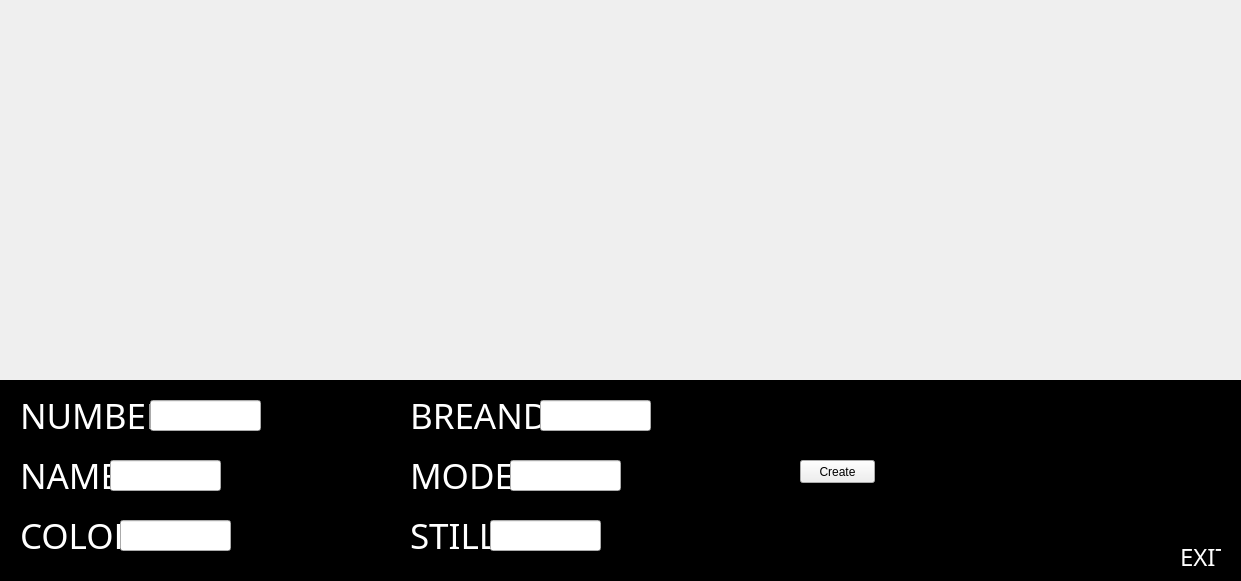
   <widget class="QWidget" name="registration" native="true">
    <property name="geometry">
     <rect>
      <x>0</x>
      <y>0</y>
      <width>1241</width>
      <height>581</height>
     </rect>
    </property>
    <widget class="QLabel" name="label_2">
     <property name="geometry">
      <rect>
       <x>0</x>
       <y>-30</y>
       <width>1241</width>
       <height>431</height>
      </rect>
     </property>
     <property name="text">
      <string/>
     </property>
     <property name="pixmap">
      <pixmap>../../Downloads/photo_2024-11-16_23-22-43.jpg</pixmap>
     </property>
    </widget>
    <widget class="QLabel" name="label_5">
     <property name="geometry">
      <rect>
       <x>0</x>
       <y>380</y>
       <width>1241</width>
       <height>201</height>
      </rect>
     </property>
     <property name="palette">
      <palette>
       <active>
        <colorrole role="WindowText">
         <brush brushstyle="SolidPattern">
          <color alpha="255">
           <red>255</red>
           <green>255</green>
           <blue>255</blue>
          </color>
         </brush>
        </colorrole>
        <colorrole role="Button">
         <brush brushstyle="SolidPattern">
          <color alpha="255">
           <red>0</red>
           <green>0</green>
           <blue>0</blue>
          </color>
         </brush>
        </colorrole>
        <colorrole role="Light">
         <brush brushstyle="SolidPattern">
          <color alpha="255">
           <red>0</red>
           <green>0</green>
           <blue>0</blue>
          </color>
         </brush>
        </colorrole>
        <colorrole role="Midlight">
         <brush brushstyle="SolidPattern">
          <color alpha="255">
           <red>0</red>
           <green>0</green>
           <blue>0</blue>
          </color>
         </brush>
        </colorrole>
        <colorrole role="Dark">
         <brush brushstyle="SolidPattern">
          <color alpha="255">
           <red>0</red>
           <green>0</green>
           <blue>0</blue>
          </color>
         </brush>
        </colorrole>
        <colorrole role="Mid">
         <brush brushstyle="SolidPattern">
          <color alpha="255">
           <red>0</red>
           <green>0</green>
           <blue>0</blue>
          </color>
         </brush>
        </colorrole>
        <colorrole role="Text">
         <brush brushstyle="SolidPattern">
          <color alpha="255">
           <red>255</red>
           <green>255</green>
           <blue>255</blue>
          </color>
         </brush>
        </colorrole>
        <colorrole role="BrightText">
         <brush brushstyle="SolidPattern">
          <color alpha="255">
           <red>255</red>
           <green>255</green>
           <blue>255</blue>
          </color>
         </brush>
        </colorrole>
        <colorrole role="ButtonText">
         <brush brushstyle="SolidPattern">
          <color alpha="255">
           <red>255</red>
           <green>255</green>
           <blue>255</blue>
          </color>
         </brush>
        </colorrole>
        <colorrole role="Base">
         <brush brushstyle="SolidPattern">
          <color alpha="255">
           <red>0</red>
           <green>0</green>
           <blue>0</blue>
          </color>
         </brush>
        </colorrole>
        <colorrole role="Window">
         <brush brushstyle="SolidPattern">
          <color alpha="255">
           <red>0</red>
           <green>0</green>
           <blue>0</blue>
          </color>
         </brush>
        </colorrole>
        <colorrole role="Shadow">
         <brush brushstyle="SolidPattern">
          <color alpha="255">
           <red>0</red>
           <green>0</green>
           <blue>0</blue>
          </color>
         </brush>
        </colorrole>
        <colorrole role="AlternateBase">
         <brush brushstyle="SolidPattern">
          <color alpha="255">
           <red>0</red>
           <green>0</green>
           <blue>0</blue>
          </color>
         </brush>
        </colorrole>
        <colorrole role="ToolTipBase">
         <brush brushstyle="SolidPattern">
          <color alpha="255">
           <red>255</red>
           <green>255</green>
           <blue>220</blue>
          </color>
         </brush>
        </colorrole>
        <colorrole role="ToolTipText">
         <brush brushstyle="SolidPattern">
          <color alpha="255">
           <red>0</red>
           <green>0</green>
           <blue>0</blue>
          </color>
         </brush>
        </colorrole>
       </active>
       <inactive>
        <colorrole role="WindowText">
         <brush brushstyle="SolidPattern">
          <color alpha="255">
           <red>255</red>
           <green>255</green>
           <blue>255</blue>
          </color>
         </brush>
        </colorrole>
        <colorrole role="Button">
         <brush brushstyle="SolidPattern">
          <color alpha="255">
           <red>0</red>
           <green>0</green>
           <blue>0</blue>
          </color>
         </brush>
        </colorrole>
        <colorrole role="Light">
         <brush brushstyle="SolidPattern">
          <color alpha="255">
           <red>0</red>
           <green>0</green>
           <blue>0</blue>
          </color>
         </brush>
        </colorrole>
        <colorrole role="Midlight">
         <brush brushstyle="SolidPattern">
          <color alpha="255">
           <red>0</red>
           <green>0</green>
           <blue>0</blue>
          </color>
         </brush>
        </colorrole>
        <colorrole role="Dark">
         <brush brushstyle="SolidPattern">
          <color alpha="255">
           <red>0</red>
           <green>0</green>
           <blue>0</blue>
          </color>
         </brush>
        </colorrole>
        <colorrole role="Mid">
         <brush brushstyle="SolidPattern">
          <color alpha="255">
           <red>0</red>
           <green>0</green>
           <blue>0</blue>
          </color>
         </brush>
        </colorrole>
        <colorrole role="Text">
         <brush brushstyle="SolidPattern">
          <color alpha="255">
           <red>255</red>
           <green>255</green>
           <blue>255</blue>
          </color>
         </brush>
        </colorrole>
        <colorrole role="BrightText">
         <brush brushstyle="SolidPattern">
          <color alpha="255">
           <red>255</red>
           <green>255</green>
           <blue>255</blue>
          </color>
         </brush>
        </colorrole>
        <colorrole role="ButtonText">
         <brush brushstyle="SolidPattern">
          <color alpha="255">
           <red>255</red>
           <green>255</green>
           <blue>255</blue>
          </color>
         </brush>
        </colorrole>
        <colorrole role="Base">
         <brush brushstyle="SolidPattern">
          <color alpha="255">
           <red>0</red>
           <green>0</green>
           <blue>0</blue>
          </color>
         </brush>
        </colorrole>
        <colorrole role="Window">
         <brush brushstyle="SolidPattern">
          <color alpha="255">
           <red>0</red>
           <green>0</green>
           <blue>0</blue>
          </color>
         </brush>
        </colorrole>
        <colorrole role="Shadow">
         <brush brushstyle="SolidPattern">
          <color alpha="255">
           <red>0</red>
           <green>0</green>
           <blue>0</blue>
          </color>
         </brush>
        </colorrole>
        <colorrole role="AlternateBase">
         <brush brushstyle="SolidPattern">
          <color alpha="255">
           <red>0</red>
           <green>0</green>
           <blue>0</blue>
          </color>
         </brush>
        </colorrole>
        <colorrole role="ToolTipBase">
         <brush brushstyle="SolidPattern">
          <color alpha="255">
           <red>255</red>
           <green>255</green>
           <blue>220</blue>
          </color>
         </brush>
        </colorrole>
        <colorrole role="ToolTipText">
         <brush brushstyle="SolidPattern">
          <color alpha="255">
           <red>0</red>
           <green>0</green>
           <blue>0</blue>
          </color>
         </brush>
        </colorrole>
       </inactive>
       <disabled>
        <colorrole role="WindowText">
         <brush brushstyle="SolidPattern">
          <color alpha="255">
           <red>0</red>
           <green>0</green>
           <blue>0</blue>
          </color>
         </brush>
        </colorrole>
        <colorrole role="Button">
         <brush brushstyle="SolidPattern">
          <color alpha="255">
           <red>0</red>
           <green>0</green>
           <blue>0</blue>
          </color>
         </brush>
        </colorrole>
        <colorrole role="Light">
         <brush brushstyle="SolidPattern">
          <color alpha="255">
           <red>0</red>
           <green>0</green>
           <blue>0</blue>
          </color>
         </brush>
        </colorrole>
        <colorrole role="Midlight">
         <brush brushstyle="SolidPattern">
          <color alpha="255">
           <red>0</red>
           <green>0</green>
           <blue>0</blue>
          </color>
         </brush>
        </colorrole>
        <colorrole role="Dark">
         <brush brushstyle="SolidPattern">
          <color alpha="255">
           <red>0</red>
           <green>0</green>
           <blue>0</blue>
          </color>
         </brush>
        </colorrole>
        <colorrole role="Mid">
         <brush brushstyle="SolidPattern">
          <color alpha="255">
           <red>0</red>
           <green>0</green>
           <blue>0</blue>
          </color>
         </brush>
        </colorrole>
        <colorrole role="Text">
         <brush brushstyle="SolidPattern">
          <color alpha="255">
           <red>0</red>
           <green>0</green>
           <blue>0</blue>
          </color>
         </brush>
        </colorrole>
        <colorrole role="BrightText">
         <brush brushstyle="SolidPattern">
          <color alpha="255">
           <red>255</red>
           <green>255</green>
           <blue>255</blue>
          </color>
         </brush>
        </colorrole>
        <colorrole role="ButtonText">
         <brush brushstyle="SolidPattern">
          <color alpha="255">
           <red>0</red>
           <green>0</green>
           <blue>0</blue>
          </color>
         </brush>
        </colorrole>
        <colorrole role="Base">
         <brush brushstyle="SolidPattern">
          <color alpha="255">
           <red>0</red>
           <green>0</green>
           <blue>0</blue>
          </color>
         </brush>
        </colorrole>
        <colorrole role="Window">
         <brush brushstyle="SolidPattern">
          <color alpha="255">
           <red>0</red>
           <green>0</green>
           <blue>0</blue>
          </color>
         </brush>
        </colorrole>
        <colorrole role="Shadow">
         <brush brushstyle="SolidPattern">
          <color alpha="255">
           <red>0</red>
           <green>0</green>
           <blue>0</blue>
          </color>
         </brush>
        </colorrole>
        <colorrole role="AlternateBase">
         <brush brushstyle="SolidPattern">
          <color alpha="255">
           <red>0</red>
           <green>0</green>
           <blue>0</blue>
          </color>
         </brush>
        </colorrole>
        <colorrole role="ToolTipBase">
         <brush brushstyle="SolidPattern">
          <color alpha="255">
           <red>255</red>
           <green>255</green>
           <blue>220</blue>
          </color>
         </brush>
        </colorrole>
        <colorrole role="ToolTipText">
         <brush brushstyle="SolidPattern">
          <color alpha="255">
           <red>0</red>
           <green>0</green>
           <blue>0</blue>
          </color>
         </brush>
        </colorrole>
       </disabled>
      </palette>
     </property>
     <property name="autoFillBackground">
      <bool>true</bool>
     </property>
     <property name="text">
      <string/>
     </property>
    </widget>
    <widget class="QLabel" name="crn_still">
     <property name="geometry">
      <rect>
       <x>410</x>
       <y>500</y>
       <width>131</width>
       <height>71</height>
      </rect>
     </property>
     <property name="font">
      <font>
       <family>Impact</family>
      </font>
     </property>
     <property name="text">
      <string>&lt;html&gt;&lt;head/&gt;&lt;body&gt;&lt;p&gt;&lt;span style=&quot; font-size:26pt; color:#ffffff;&quot;&gt;STILL&lt;/span&gt;&lt;/p&gt;&lt;/body&gt;&lt;/html&gt;</string>
     </property>
    </widget>
    <widget class="QLabel" name="crn_name">
     <property name="geometry">
      <rect>
       <x>20</x>
       <y>370</y>
       <width>131</width>
       <height>211</height>
      </rect>
     </property>
     <property name="font">
      <font>
       <family>Impact</family>
      </font>
     </property>
     <property name="text">
      <string>&lt;html&gt;&lt;head/&gt;&lt;body&gt;&lt;p&gt;&lt;span style=&quot; font-size:26pt; color:#ffffff;&quot;&gt;NAME&lt;/span&gt;&lt;/p&gt;&lt;/body&gt;&lt;/html&gt;</string>
     </property>
    </widget>
    <widget class="QLabel" name="crn_breand">
     <property name="geometry">
      <rect>
       <x>410</x>
       <y>380</y>
       <width>131</width>
       <height>71</height>
      </rect>
     </property>
     <property name="font">
      <font>
       <family>Impact</family>
      </font>
     </property>
     <property name="text">
      <string>&lt;html&gt;&lt;head/&gt;&lt;body&gt;&lt;p&gt;&lt;span style=&quot; font-size:26pt; color:#ffffff;&quot;&gt;BREAND&lt;/span&gt;&lt;/p&gt;&lt;/body&gt;&lt;/html&gt;</string>
     </property>
    </widget>
    <widget class="QLabel" name="crn_model">
     <property name="geometry">
      <rect>
       <x>410</x>
       <y>430</y>
       <width>131</width>
       <height>91</height>
      </rect>
     </property>
     <property name="font">
      <font>
       <family>Impact</family>
      </font>
     </property>
     <property name="text">
      <string>&lt;html&gt;&lt;head/&gt;&lt;body&gt;&lt;p&gt;&lt;span style=&quot; font-size:26pt; color:#ffffff;&quot;&gt;MODEL&lt;/span&gt;&lt;/p&gt;&lt;/body&gt;&lt;/html&gt;</string>
     </property>
    </widget>
    <widget class="QLabel" name="crn_exit">
     <property name="geometry">
      <rect>
       <x>1180</x>
       <y>540</y>
       <width>41</width>
       <height>31</height>
      </rect>
     </property>
     <property name="font">
      <font>
       <family>Impact</family>
      </font>
     </property>
     <property name="text">
      <string>&lt;html&gt;&lt;head/&gt;&lt;body&gt;&lt;p&gt;&lt;span style=&quot; font-size:18pt; color:#ffffff;&quot;&gt;EXIT&lt;/span&gt;&lt;/p&gt;&lt;/body&gt;&lt;/html&gt;</string>
     </property>
    </widget>
    <widget class="QLabel" name="crn_color">
     <property name="geometry">
      <rect>
       <x>20</x>
       <y>500</y>
       <width>131</width>
       <height>71</height>
      </rect>
     </property>
     <property name="font">
      <font>
       <family>Impact</family>
      </font>
     </property>
     <property name="text">
      <string>&lt;html&gt;&lt;head/&gt;&lt;body&gt;&lt;p&gt;&lt;span style=&quot; font-size:26pt; color:#ffffff;&quot;&gt;COLOR&lt;/span&gt;&lt;/p&gt;&lt;/body&gt;&lt;/html&gt;</string>
     </property>
    </widget>
    <widget class="QPushButton" name="crn_btn_create">
     <property name="geometry">
      <rect>
       <x>800</x>
       <y>460</y>
       <width>75</width>
       <height>23</height>
      </rect>
     </property>
     <property name="text">
      <string>Create</string>
     </property>
    </widget>
    <widget class="QLabel" name="crn_number">
     <property name="geometry">
      <rect>
       <x>20</x>
       <y>390</y>
       <width>131</width>
       <height>51</height>
      </rect>
     </property>
     <property name="font">
      <font>
       <family>Impact</family>
      </font>
     </property>
     <property name="text">
      <string>&lt;html&gt;&lt;head/&gt;&lt;body&gt;&lt;p&gt;&lt;span style=&quot; font-size:26pt; color:#ffffff;&quot;&gt;NUMBER&lt;/span&gt;&lt;/p&gt;&lt;/body&gt;&lt;/html&gt;</string>
     </property>
    </widget>
    <widget class="QLineEdit" name="line_number">
     <property name="geometry">
      <rect>
       <x>150</x>
       <y>400</y>
       <width>111</width>
       <height>31</height>
      </rect>
     </property>
     <property name="text">
      <string/>
     </property>
    </widget>
    <widget class="QLineEdit" name="line_name">
     <property name="geometry">
      <rect>
       <x>110</x>
       <y>460</y>
       <width>111</width>
       <height>31</height>
      </rect>
     </property>
    </widget>
    <widget class="QLineEdit" name="line_color">
     <property name="geometry">
      <rect>
       <x>120</x>
       <y>520</y>
       <width>111</width>
       <height>31</height>
      </rect>
     </property>
    </widget>
    <widget class="QLineEdit" name="line_breand">
     <property name="geometry">
      <rect>
       <x>540</x>
       <y>400</y>
       <width>111</width>
       <height>31</height>
      </rect>
     </property>
    </widget>
    <widget class="QLineEdit" name="line_model">
     <property name="geometry">
      <rect>
       <x>510</x>
       <y>460</y>
       <width>111</width>
       <height>31</height>
      </rect>
     </property>
    </widget>
    <widget class="QLineEdit" name="line_still">
     <property name="geometry">
      <rect>
       <x>490</x>
       <y>520</y>
       <width>111</width>
       <height>31</height>
      </rect>
     </property>
    </widget>
    <widget class="QPushButton" name="crn_btn_exit">
     <property name="geometry">
      <rect>
       <x>1174</x>
       <y>540</y>
       <width>51</width>
       <height>31</height>
      </rect>
     </property>
     <property name="text">
      <string/>
     </property>
     <property name="flat">
      <bool>true</bool>
     </property>
    </widget>
   </widget>
